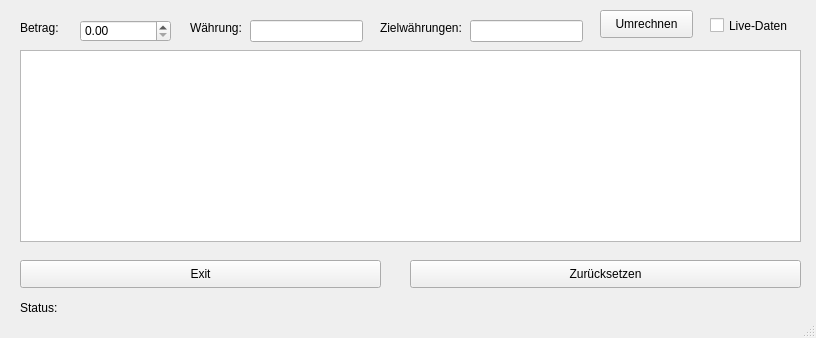
<?xml version="1.0" encoding="UTF-8"?>
<ui version="4.0">
 <class>mainWindow</class>
 <widget class="QMainWindow" name="mainWindow">
  <property name="geometry">
   <rect>
    <x>0</x>
    <y>0</y>
    <width>816</width>
    <height>338</height>
   </rect>
  </property>
  <property name="windowTitle">
   <string>Currency Converter</string>
  </property>
  <widget class="QWidget" name="centralwidget">
   <widget class="QPushButton" name="exitButton">
    <property name="geometry">
     <rect>
      <x>20</x>
      <y>260</y>
      <width>361</width>
      <height>28</height>
     </rect>
    </property>
    <property name="text">
     <string>Exit</string>
    </property>
   </widget>
   <widget class="QPushButton" name="resetButton">
    <property name="geometry">
     <rect>
      <x>410</x>
      <y>260</y>
      <width>391</width>
      <height>28</height>
     </rect>
    </property>
    <property name="text">
     <string>Zurücksetzen</string>
    </property>
   </widget>
   <widget class="QTextBrowser" name="textBrowser">
    <property name="geometry">
     <rect>
      <x>20</x>
      <y>50</y>
      <width>781</width>
      <height>192</height>
     </rect>
    </property>
   </widget>
   <widget class="QLabel" name="statusLabel">
    <property name="geometry">
     <rect>
      <x>20</x>
      <y>300</y>
      <width>55</width>
      <height>16</height>
     </rect>
    </property>
    <property name="text">
     <string>Status:</string>
    </property>
   </widget>
   <widget class="QCheckBox" name="liveDatenBox">
    <property name="geometry">
     <rect>
      <x>710</x>
      <y>10</y>
      <width>91</width>
      <height>31</height>
     </rect>
    </property>
    <property name="text">
     <string>Live-Daten</string>
    </property>
   </widget>
   <widget class="QPushButton" name="umrechnenButton">
    <property name="geometry">
     <rect>
      <x>600</x>
      <y>10</y>
      <width>93</width>
      <height>28</height>
     </rect>
    </property>
    <property name="text">
     <string>Umrechnen</string>
    </property>
   </widget>
   <widget class="QLabel" name="waehrungLabel">
    <property name="geometry">
     <rect>
      <x>190</x>
      <y>20</y>
      <width>55</width>
      <height>16</height>
     </rect>
    </property>
    <property name="text">
     <string>Währung:</string>
    </property>
   </widget>
   <widget class="QLineEdit" name="zielInput">
    <property name="geometry">
     <rect>
      <x>470</x>
      <y>20</y>
      <width>113</width>
      <height>22</height>
     </rect>
    </property>
   </widget>
   <widget class="QLabel" name="zielLabel">
    <property name="geometry">
     <rect>
      <x>380</x>
      <y>20</y>
      <width>101</width>
      <height>16</height>
     </rect>
    </property>
    <property name="text">
     <string>Zielwährungen:</string>
    </property>
   </widget>
   <widget class="QLineEdit" name="waehrungInput">
    <property name="geometry">
     <rect>
      <x>250</x>
      <y>20</y>
      <width>113</width>
      <height>22</height>
     </rect>
    </property>
   </widget>
   <widget class="QLabel" name="betragLabel">
    <property name="geometry">
     <rect>
      <x>20</x>
      <y>20</y>
      <width>55</width>
      <height>16</height>
     </rect>
    </property>
    <property name="text">
     <string>Betrag:</string>
    </property>
   </widget>
   <widget class="QDoubleSpinBox" name="betragInput">
    <property name="geometry">
     <rect>
      <x>80</x>
      <y>20</y>
      <width>91</width>
      <height>22</height>
     </rect>
    </property>
   </widget>
  </widget>
  <widget class="QStatusBar" name="statusbar"/>
 </widget>
 <resources/>
 <connections/>
</ui>
